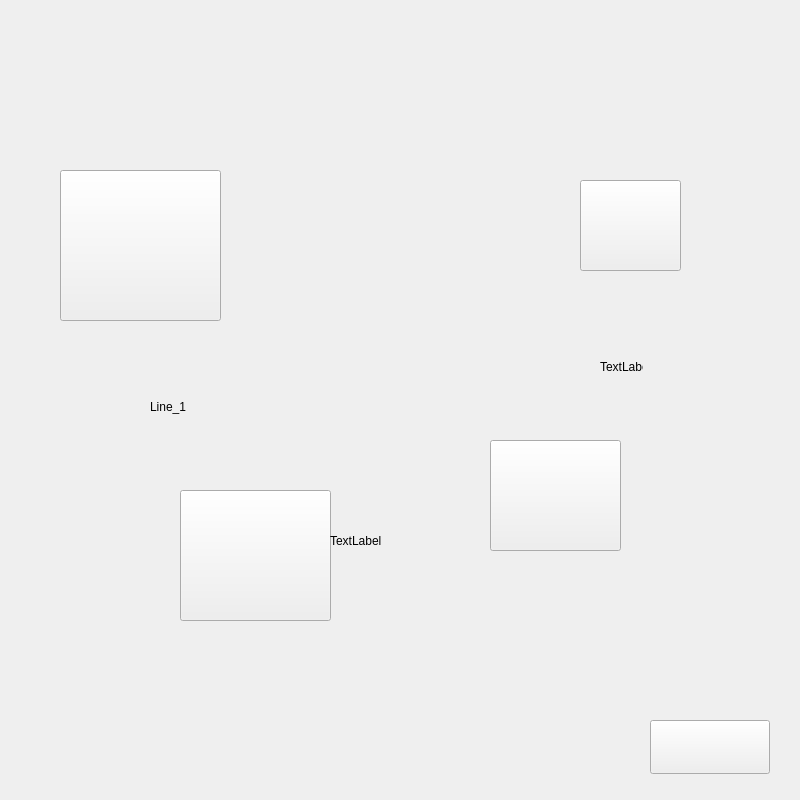
<?xml version="1.0" encoding="UTF-8"?>
<ui version="4.0">
 <class>ChooseLevelScene</class>
 <widget class="QWidget" name="ChooseLevelScene">
  <property name="geometry">
   <rect>
    <x>0</x>
    <y>0</y>
    <width>800</width>
    <height>800</height>
   </rect>
  </property>
  <property name="windowTitle">
   <string>Form</string>
  </property>
  <widget class="QPushButton" name="LevelButton_1">
   <property name="geometry">
    <rect>
     <x>60</x>
     <y>170</y>
     <width>161</width>
     <height>151</height>
    </rect>
   </property>
   <property name="text">
    <string/>
   </property>
  </widget>
  <widget class="QPushButton" name="LevelButton_2">
   <property name="geometry">
    <rect>
     <x>180</x>
     <y>490</y>
     <width>151</width>
     <height>131</height>
    </rect>
   </property>
   <property name="text">
    <string/>
   </property>
  </widget>
  <widget class="QPushButton" name="LevelButton_3">
   <property name="geometry">
    <rect>
     <x>490</x>
     <y>440</y>
     <width>131</width>
     <height>111</height>
    </rect>
   </property>
   <property name="text">
    <string/>
   </property>
  </widget>
  <widget class="QPushButton" name="LevelButton_4">
   <property name="geometry">
    <rect>
     <x>580</x>
     <y>180</y>
     <width>101</width>
     <height>91</height>
    </rect>
   </property>
   <property name="text">
    <string/>
   </property>
  </widget>
  <widget class="QPushButton" name="BackButton">
   <property name="geometry">
    <rect>
     <x>650</x>
     <y>720</y>
     <width>120</width>
     <height>54</height>
    </rect>
   </property>
   <property name="text">
    <string/>
   </property>
  </widget>
  <widget class="QLabel" name="Line_1">
   <property name="geometry">
    <rect>
     <x>150</x>
     <y>320</y>
     <width>64</width>
     <height>174</height>
    </rect>
   </property>
   <property name="text">
    <string>Line_1</string>
   </property>
  </widget>
  <widget class="QLabel" name="Line_2">
   <property name="geometry">
    <rect>
     <x>330</x>
     <y>520</y>
     <width>167</width>
     <height>41</height>
    </rect>
   </property>
   <property name="text">
    <string>TextLabel</string>
   </property>
  </widget>
  <widget class="QLabel" name="Line_3">
   <property name="geometry">
    <rect>
     <x>600</x>
     <y>280</y>
     <width>43</width>
     <height>174</height>
    </rect>
   </property>
   <property name="text">
    <string>TextLabel</string>
   </property>
  </widget>
 </widget>
 <resources/>
 <connections/>
</ui>
